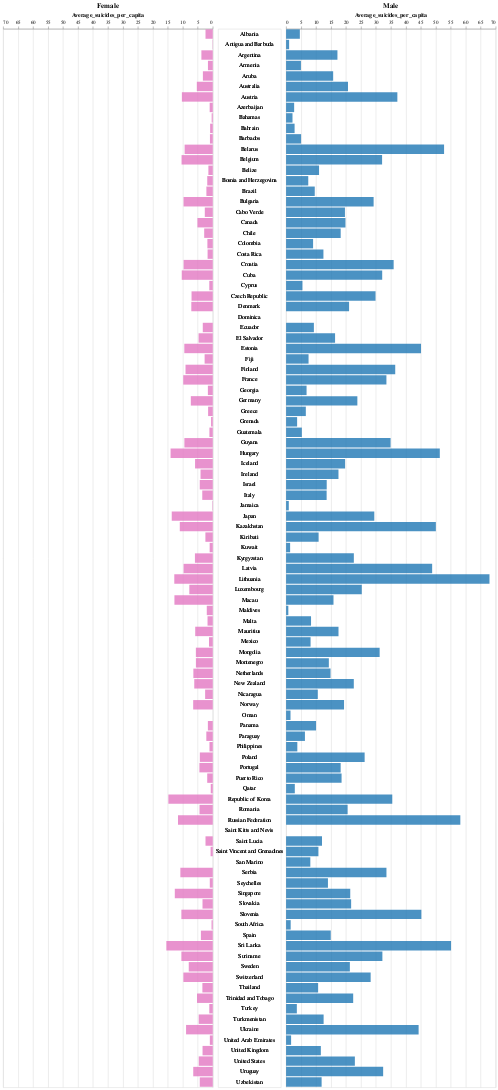

Notebook cell for this chart:
### Code cell
import altair as alt
from altair import datum
click = alt.selection_multi()
alt.data_transformers.disable_max_rows()
color_scale = alt.Scale(domain=['male', 'female'],
                        range=['#1f77b4', '#e377c2'])


left = (alt.Chart(group1).transform_filter(
    (datum.sex == 'female')
).encode(
    y=alt.Y('country', axis=None),
    x=alt.X('Average_suicides_per_capita',
            title='Average_suicides_per_capita',
           sort = alt.SortOrder('descending'),
           axis = alt.Axis(orient = 'top'),
           scale=alt.Scale(domain=(0, 70))),
    color=alt.Color('sex:N', scale=color_scale, legend=None),
    opacity=alt.condition(click, alt.value(0.8), alt.value(0.4))
).mark_bar().properties(title='Female').add_selection(click))

middle = alt.Chart(group1).encode(
    y=alt.Y('country', axis=None),
    text=alt.Text('country'),
).mark_text().properties(width=120)

right = (alt.Chart(group1).transform_filter(
    (datum.sex == 'male')
).encode(
    y=alt.Y('country', axis=None),
    x=alt.X('Average_suicides_per_capita', title='Average_suicides_per_capita',axis = alt.Axis(orient = 'top'),scale=alt.Scale(domain=(0, 70))),
    color=alt.Color('sex:N', scale=color_scale, legend=None),
    opacity=alt.condition(click, alt.value(0.8), alt.value(0.4))
).mark_bar().properties(title='Male').add_selection(click))

chartf = alt.concat(left, middle, right, spacing=4)
chartf

### Figure 1 — Vega-Lite specification as saved in the notebook (floating-point values rounded to 4 significant figures; data arrays with more than 128 entries replaced by an {"elided": "..."} marker saying what was removed)
{"config": {"view": {"continuousWidth": 400, "continuousHeight": 300}}, "concat": [{"mark": "bar", "encoding": {"color": {"type": "nominal", "field": "sex", "legend": null, "scale": {"domain": ["male", "female"], "range": ["#1f77b4", "#e377c2"]}}, "opacity": {"condition": {"value": 0.8, "selection": "selector006"}, "value": 0.4}, "x": {"type": "quantitative", "axis": {"orient": "top"}, "field": "Average_suicides_per_capita", "scale": {"domain": [0, 70]}, "sort": "descending", "title": "Average_suicides_per_capita"}, "y": {"type": "nominal", "axis": null, "field": "country"}}, "selection": {"selector006": {"type": "multi"}}, "title": "Female", "transform": [{"filter": "(datum.sex === 'female')"}]}, {"mark": "text", "encoding": {"text": {"type": "nominal", "field": "country"}, "y": {"type": "nominal", "axis": null, "field": "country"}}, "width": 120}, {"mark": "bar", "encoding": {"color": {"type": "nominal", "field": "sex", "legend": null, "scale": {"domain": ["male", "female"], "range": ["#1f77b4", "#e377c2"]}}, "opacity": {"condition": {"value": 0.8, "selection": "selector006"}, "value": 0.4}, "x": {"type": "quantitative", "axis": {"orient": "top"}, "field": "Average_suicides_per_capita", "scale": {"domain": [0, 70]}, "title": "Average_suicides_per_capita"}, "y": {"type": "nominal", "axis": null, "field": "country"}}, "selection": {"selector006": {"type": "multi"}}, "title": "Male", "transform": [{"filter": "(datum.sex === 'male')"}]}], "data": {"name": "data-96eeb2493f1c97d9d3b0e303a670ef65"}, "spacing": 4, "$schema": "https://vega.github.io/schema/vega-lite/v4.8.1.json", "datasets": {"data-96eeb2493f1c97d9d3b0e303a670ef65": {"elided": "202 records"}}}
